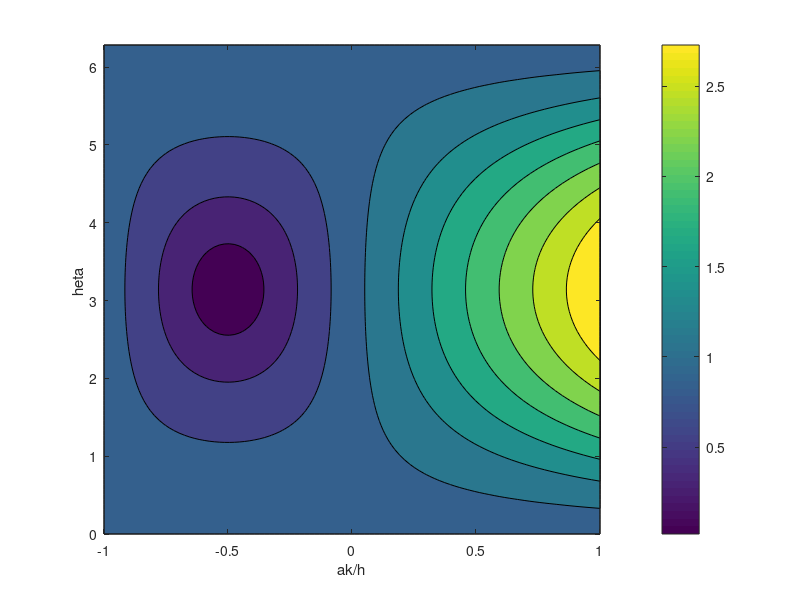
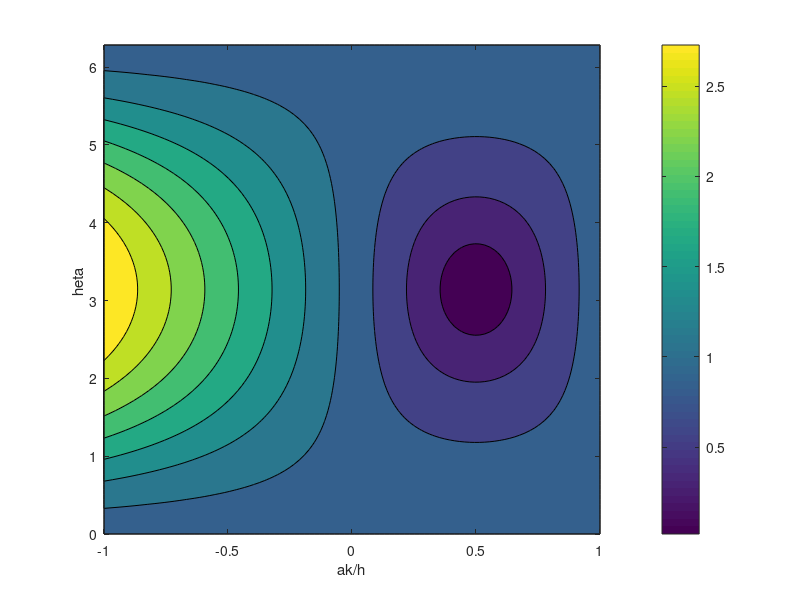

Write the MATLAB code that produced these figures, in order.
% Visually check stability of the ftbs scheme.
g_rtl = @(C, thet) abs(1 - C.*(exp(1j*thet) - 1));
g_ltr = @(C, thet) abs(1 - C.*(1 - exp(-1j*thet)));

c = linspace(-1, 1, 100);
thet = linspace(0, 2*pi, 100);
[C, THET] = meshgrid(c, thet);
z_rtl = g_rtl(C, THET);
z_ltr = g_ltr(C, THET);

figure;
contourf(c, thet, z_rtl);
colorbar;
shading flat;
%colormap lines;
xlabel("ak/h");
ylabel("\theta")
exportgraphics(gcf, "ex3_ftbs_stability1.pdf");
figure;
contourf(c, thet, z_ltr);
colorbar;
shading flat;
%colormap lines;
xlabel("ak/h");
ylabel("\theta")
exportgraphics(gcf, "ex3_ftbs_stability2.pdf");